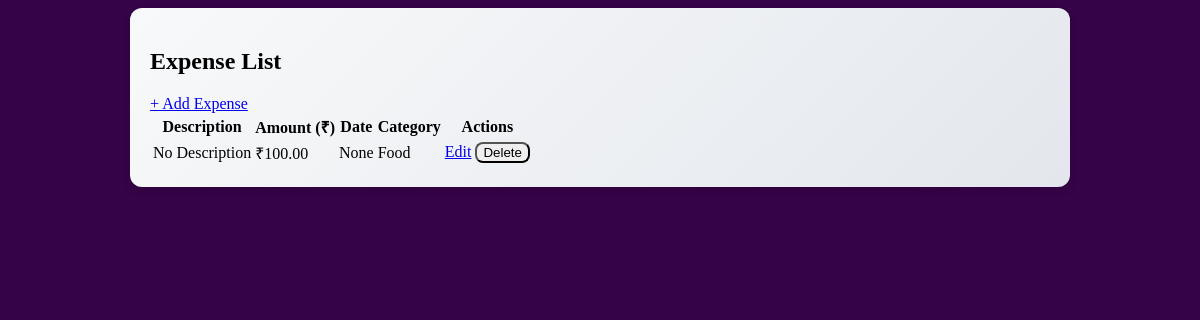
The app's page /expenses/list/, older data.
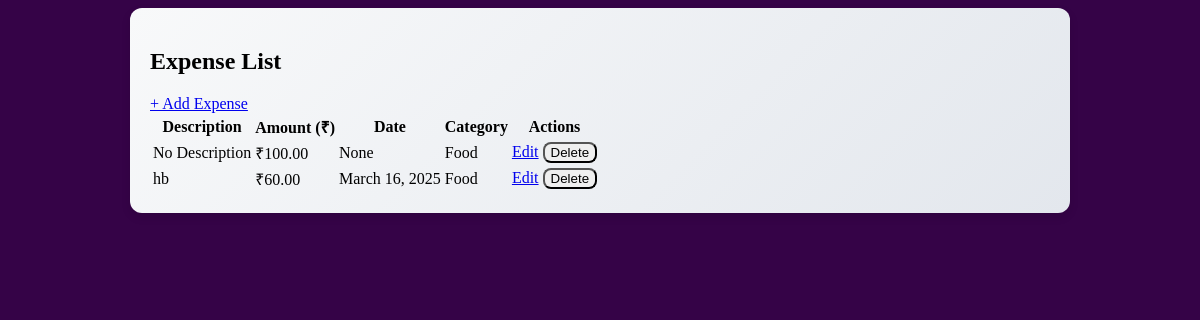
The same page, newer data.
### expenses/models.py (models this page shows, shortened)
class Expense(models.Model):
    CATEGORY_CHOICES = [
        ('Food', 'Food'),
        ('Transport', 'Transport'),
        ('Shopping', 'Shopping'),
        ('Rent', 'Rent'),
        ('Other', 'Other'),
    ]
    user = models.ForeignKey(settings.AUTH_USER_MODEL, on_delete=models.CASCADE, null=True, blank=True)  # Added field
    amount = models.DecimalField(max_digits=10, decimal_places=2)
    category = models.CharField(max_length=50, choices=CATEGORY_CHOICES)
    date = models.DateField(default=timezone.now)
    description = models.TextField(blank=True, null=True)

### expenses/views.py (the view)
# urls.py: path("list/", ExpenseListView.as_view(), name="list"),
class ExpenseListView(ListView):
    model = Expense
    template_name = 'expenses/list.html'
    context_object_name = 'expenses'

### expenses/templates/expenses/list.html (shortened to what this page needs)
{% block content %}
  <div class="container py-4" style="background: linear-gradient(135deg, #f8f9fa, #e3e7ed); border-radius: 12px; padding: 20px; box-shadow: 0 4px 10px rgba(0, 0, 0, 0.1);">
    <div class="d-flex justify-content-between align-items-center mb-4">
      <h2 class="text-primary">Expense List</h2>
      <a href="{% url 'expenses:expense_create' %}" class="btn btn-success shadow-sm">+ Add Expense</a>
    </div>
    {% if expenses %}
      <div class="table-responsive">
        <table class="table table-hover table-bordered shadow-sm">
          <thead class="thead-dark">
            <tr>
              <th>Description</th>
              <th>Amount (₹)</th>
              <th>Date</th>
              <th>Category</th>
              <th class="text-center">Actions</th>
            </tr>
          </thead>
          <tbody>
            {% for expense in expenses %}
              <tr>
                <td>{{ expense.description|default:"No Description" }}</td>
                <td class="text-success font-weight-bold">₹{{ expense.amount }}</td>
                <td>{{ expense.date }}</td>
                <td><span class="badge badge-info">{{ expense.category }}</span></td>
                <td class="text-center d-flex justify-content-center">
                  <a href="{% url 'expenses:expense_update' expense.pk %}" class="btn btn-sm btn-warning mx-1">Edit</a>
                  <form action="{% url 'expenses:expense_delete' expense.pk %}" method="post" style="display:inline;">
                    <button type="submit" class="btn btn-sm btn-danger mx-1">Delete</button>
                  </form>
                </td>
              </tr>
            {% endfor %}
          </tbody>
        </table>
      </div>
    {% else %}
      <div class="alert alert-warning text-center" role="alert">
        No expenses found. <a href="{% url 'expenses:expense_create' %}" class="alert-link">Add your first expense</a>.
      </div>
    {% endif %}
  </div>
{% endblock %}

### expenses/templates/expenses/list.html (style rules this page uses)
.table th, .table td { vertical-align: middle; }
.btn { border-radius: 8px; }
.btn-warning, .btn-danger { transition: 0.3s ease; }
.container { max-width: 900px; margin: auto; }

Row changes from the older to the newer data that the page shows:
added Expense: description "hb", amount "60.00", date "March 16, 2025", category "Food"
